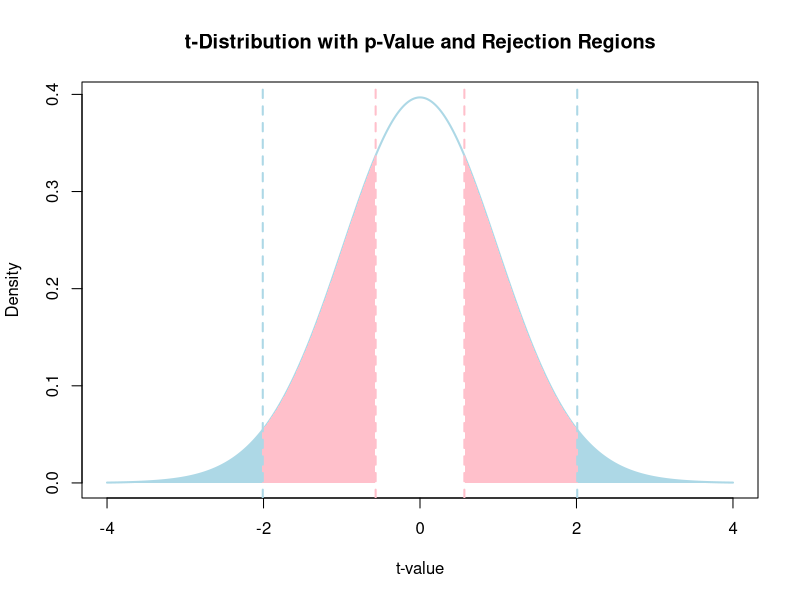
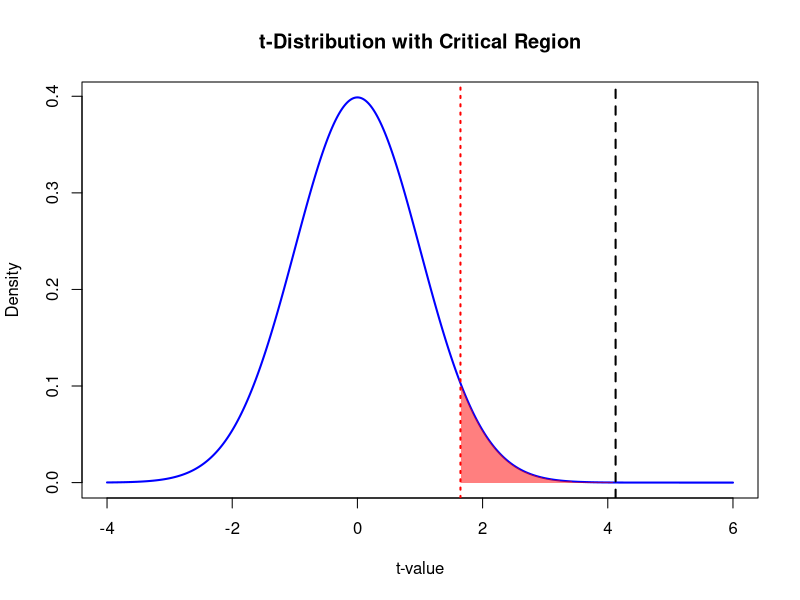

The R source for these figures, in order:
##3.7.5
df <- 49  
t_stat <- 0.567  
alpha <- 0.05 
t_critical <- qt(1 - alpha / 2, df) 

x <- seq(-4, 4, length=1000)
y <- dt(x, df)

plot(x, y, type="l", lwd=2, col="lightblue",
     xlab="t-value", ylab="Density",
     main="t-Distribution with p-Value and Rejection Regions")

polygon(c(x[x > t_stat], rev(x[x > t_stat])), 
        c(y[x > t_stat], rep(0, sum(x > t_stat))), 
        col="pink", border=NA)
polygon(c(x[x < -t_stat], rev(x[x < -t_stat])), 
        c(y[x < -t_stat], rep(0, sum(x < -t_stat))), 
        col="pink", border=NA)

polygon(c(x[x > t_critical], rev(x[x > t_critical])), 
        c(y[x > t_critical], rep(0, sum(x > t_critical))), 
        col="lightblue", border=NA)
polygon(c(x[x < -t_critical], rev(x[x < -t_critical])), 
        c(y[x < -t_critical], rep(0, sum(x < -t_critical))), 
        col="lightblue", border=NA)

abline(v = c(-t_stat, t_stat), col="pink", lty=2, lwd=2)
abline(v = c(-t_critical, t_critical), col="lightblue", lty=2, lwd=2)

##3.17.1
df <- 986 - 2  
t_stat <- 4.125 
t_critical <- qt(0.95, df)
x <- seq(-4, 6, length=1000)
y <- dt(x, df)
df <- 986 - 2
t_stat <- 4.125 
t_critical <- qt(0.95, df)  
x <- seq(-4, 6, length=1000)
y <- dt(x, df)

plot(x, y, type="l", lwd=2, col="blue", 
     xlab="t-value", ylab="Density",
     main="t-Distribution with Critical Region")
polygon(c(x[x > t_critical], rev(x[x > t_critical])), 
        c(y[x > t_critical], rep(0, sum(x > t_critical))), 
        col=rgb(1, 0, 0, 0.5), border=NA)

abline(v = t_stat, col="black", lwd=2, lty=2) 
abline(v = t_critical, col="red", lwd=2, lty=3) 


